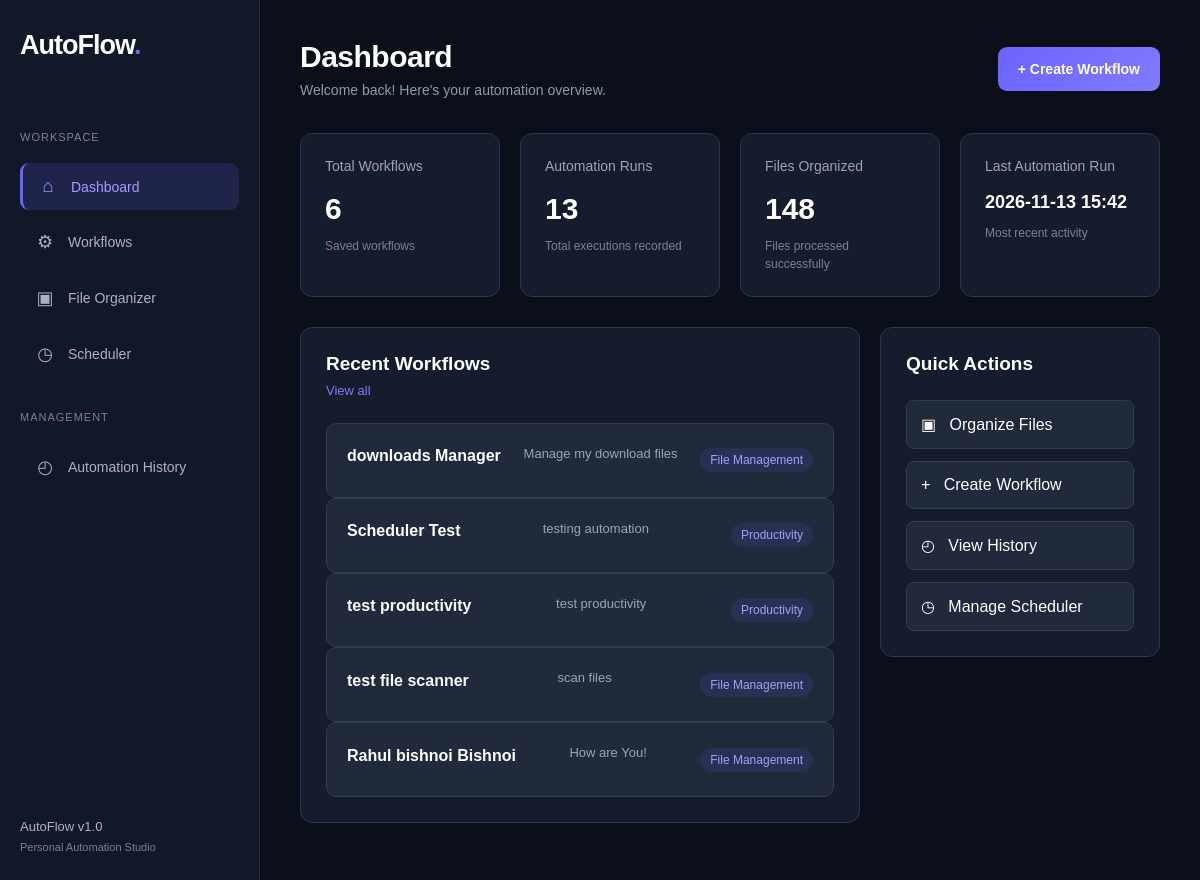
Before: / with the older database file.
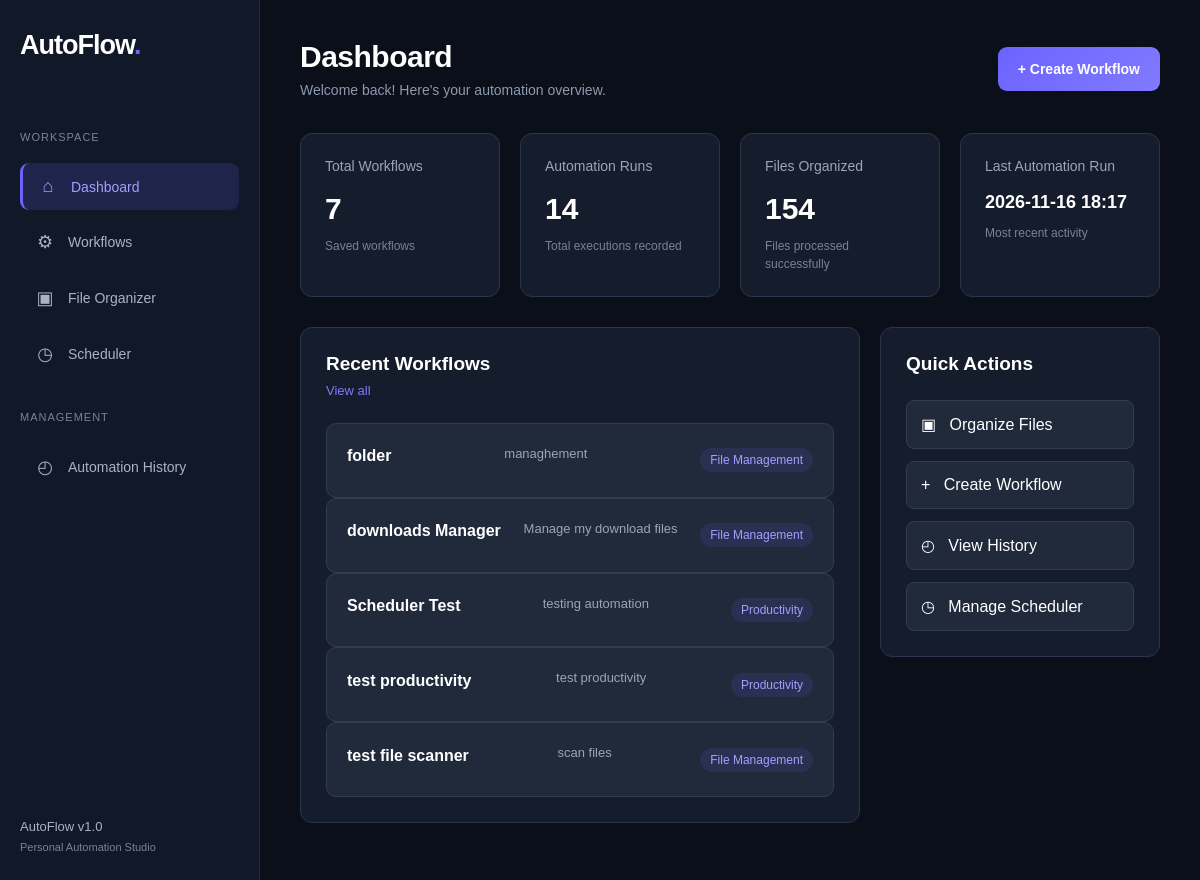
After: the same page with the newer database file.
### tables this page shows
CREATE TABLE workflows (
                id INTEGER PRIMARY KEY AUTOINCREMENT,
                name TEXT NOT NULL,
                description TEXT NOT NULL,
                type TEXT NOT NULL
            );

### app.py (the view)
@app.route("/")
def home():
    return render_template(
        "index.html",
        stats = get_dashboard_stats(),
        workflows = get_workflows()
    )

### storage.py (called while the page is built)
def get_connection():
    connection = sqlite3.connect(DATABASE_PATH)
    connection.row_factory = sqlite3.Row
    return connection

def get_workflows():
    with get_connection() as connection:
        rows = connection.execute(
            "SELECT * FROM workflows ORDER BY id DESC"
        ).fetchall()
    return [dict(row) for row in rows]

def get_dashboard_stats():
    with get_connection() as connection:
        total_workflows = connection.execute(
            "SELECT COUNT(*) FROM workflows"
        ).fetchone()[0]
        total_runs = connection.execute(
            "SELECT COUNT(*) FROM history"
        ).fetchone()[0]
        files_organized = connection.execute(
            "SELECT COALESCE(SUM(files_moved), 0) FROM history"
        ).fetchone()[0]
        last_run = connection.execute(
            "SELECT MAX(created_at) FROM history"
        ).fetchone()[0]
    return {
        "total_workflows": total_workflows,
        "total_runs": total_runs,
        "files_organized": files_organized,
        "last_run": last_run
    }

### templates/index.html (shortened to what the changed rows need)
<!DOCTYPE html>
<html lang="en">
<head>
    <link rel="stylesheet"
          href="{{ url_for('static', filename='css/style.css') }}">
</head>
<body>
<div class="dashboard">
    <aside class="sidebar">
        <h2 class="brand">AutoFlow<span>.</span></h2>
    </aside>
    <main class="main-content">
        <header class="topbar">
            <div>
                <h1>Dashboard</h1>
            </div>
        </header>
        <section class="stats-grid">
            <div class="stat-card">
                <p>Total Workflows</p>
                <h2>{{ stats.total_workflows }}</h2>
                <span>Saved workflows</span>
            </div>
            <div class="stat-card">
                <p>Automation Runs</p>
                <h2>{{ stats.total_runs }}</h2>
                <span>Total executions recorded</span>
            </div>
            <div class="stat-card">
                <p>Files Organized</p>
                <h2>{{ stats.files_organized }}</h2>
                <span>Files processed successfully</span>
            </div>
            <div class="stat-card">
                <p>Last Automation Run</p>
                <h2 style="font-size:18px;">
                    {{ stats.last_run[:16] if stats.last_run else "Never" }}
                </h2>
                <span>Most recent activity</span>
            </div>
        </section>
        <section class="dashboard-grid">
            <div class="panel">
                <div class="panel-heading">
                    <h2>Recent Workflows</h2>
                </div>
                {% if workflows %}
                    {% for workflow in workflows[:5] %}
                        <div class="workflow-item">
                            <h3>{{ workflow.name }}</h3>
                            <p>{{ workflow.description }}</p>
                            <span>{{ workflow.type }}</span>
                        </div>
                    {% endfor %}
                {% else %}
                    <div class="empty-state">
                        <h3>No workflows yet</h3>
                        <p>Your created automations will appear here.</p>
                    </div>
                {% endif %}
            </div>
            <div class="panel">
                <div class="panel-heading">
                    <h2>Quick Actions</h2>
                </div>
            </div>
        </section>
    </main>
</div>
</body>
</html>

Changed rows visible on the page:
no longer on this page (row unchanged): workflows: name "Rahul bishnoi Bishnoi", description "How are You!", type "File Management"
added workflows: name "folder", description "managhement", type "File Management"
Other visible differences:
{{ stats.total_workflows }}: "6" → "7"
{{ stats.total_runs }}: "13" → "14"
{{ stats.files_organized }}: "148" → "154"
{{ stats.last_run[:16] if stats.last_run else "Never" }}: "2026-11-13 15:42" → "2026-11-16 18:17"
